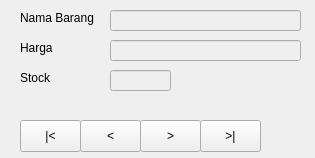
<?xml version="1.0" encoding="UTF-8"?>
<ui version="4.0">
 <class>Form</class>
 <widget class="QWidget" name="Form">
  <property name="geometry">
   <rect>
    <x>0</x>
    <y>0</y>
    <width>315</width>
    <height>158</height>
   </rect>
  </property>
  <property name="windowTitle">
   <string>Form Navigasi Data Barang</string>
  </property>
  <widget class="QLabel" name="label">
   <property name="geometry">
    <rect>
     <x>20</x>
     <y>10</y>
     <width>91</width>
     <height>16</height>
    </rect>
   </property>
   <property name="text">
    <string>Nama Barang</string>
   </property>
  </widget>
  <widget class="QLabel" name="label_2">
   <property name="geometry">
    <rect>
     <x>20</x>
     <y>40</y>
     <width>60</width>
     <height>16</height>
    </rect>
   </property>
   <property name="text">
    <string>Harga</string>
   </property>
  </widget>
  <widget class="QLineEdit" name="txtNamaBarang">
   <property name="enabled">
    <bool>false</bool>
   </property>
   <property name="geometry">
    <rect>
     <x>110</x>
     <y>10</y>
     <width>191</width>
     <height>21</height>
    </rect>
   </property>
  </widget>
  <widget class="QLineEdit" name="txtHarga">
   <property name="enabled">
    <bool>false</bool>
   </property>
   <property name="geometry">
    <rect>
     <x>110</x>
     <y>40</y>
     <width>191</width>
     <height>21</height>
    </rect>
   </property>
  </widget>
  <widget class="QLabel" name="label_3">
   <property name="geometry">
    <rect>
     <x>20</x>
     <y>70</y>
     <width>60</width>
     <height>16</height>
    </rect>
   </property>
   <property name="text">
    <string>Stock</string>
   </property>
  </widget>
  <widget class="QLineEdit" name="txtStock">
   <property name="enabled">
    <bool>false</bool>
   </property>
   <property name="geometry">
    <rect>
     <x>110</x>
     <y>70</y>
     <width>61</width>
     <height>21</height>
    </rect>
   </property>
  </widget>
  <widget class="QPushButton" name="firstButton">
   <property name="geometry">
    <rect>
     <x>20</x>
     <y>120</y>
     <width>61</width>
     <height>32</height>
    </rect>
   </property>
   <property name="text">
    <string>|&lt;</string>
   </property>
  </widget>
  <widget class="QPushButton" name="prevButton">
   <property name="geometry">
    <rect>
     <x>80</x>
     <y>120</y>
     <width>61</width>
     <height>32</height>
    </rect>
   </property>
   <property name="text">
    <string>&lt;</string>
   </property>
  </widget>
  <widget class="QPushButton" name="nextButton">
   <property name="geometry">
    <rect>
     <x>140</x>
     <y>120</y>
     <width>61</width>
     <height>32</height>
    </rect>
   </property>
   <property name="text">
    <string>&gt;</string>
   </property>
  </widget>
  <widget class="QPushButton" name="lastButton">
   <property name="geometry">
    <rect>
     <x>200</x>
     <y>120</y>
     <width>61</width>
     <height>32</height>
    </rect>
   </property>
   <property name="text">
    <string>&gt;|</string>
   </property>
  </widget>
 </widget>
 <resources/>
 <connections/>
</ui>
